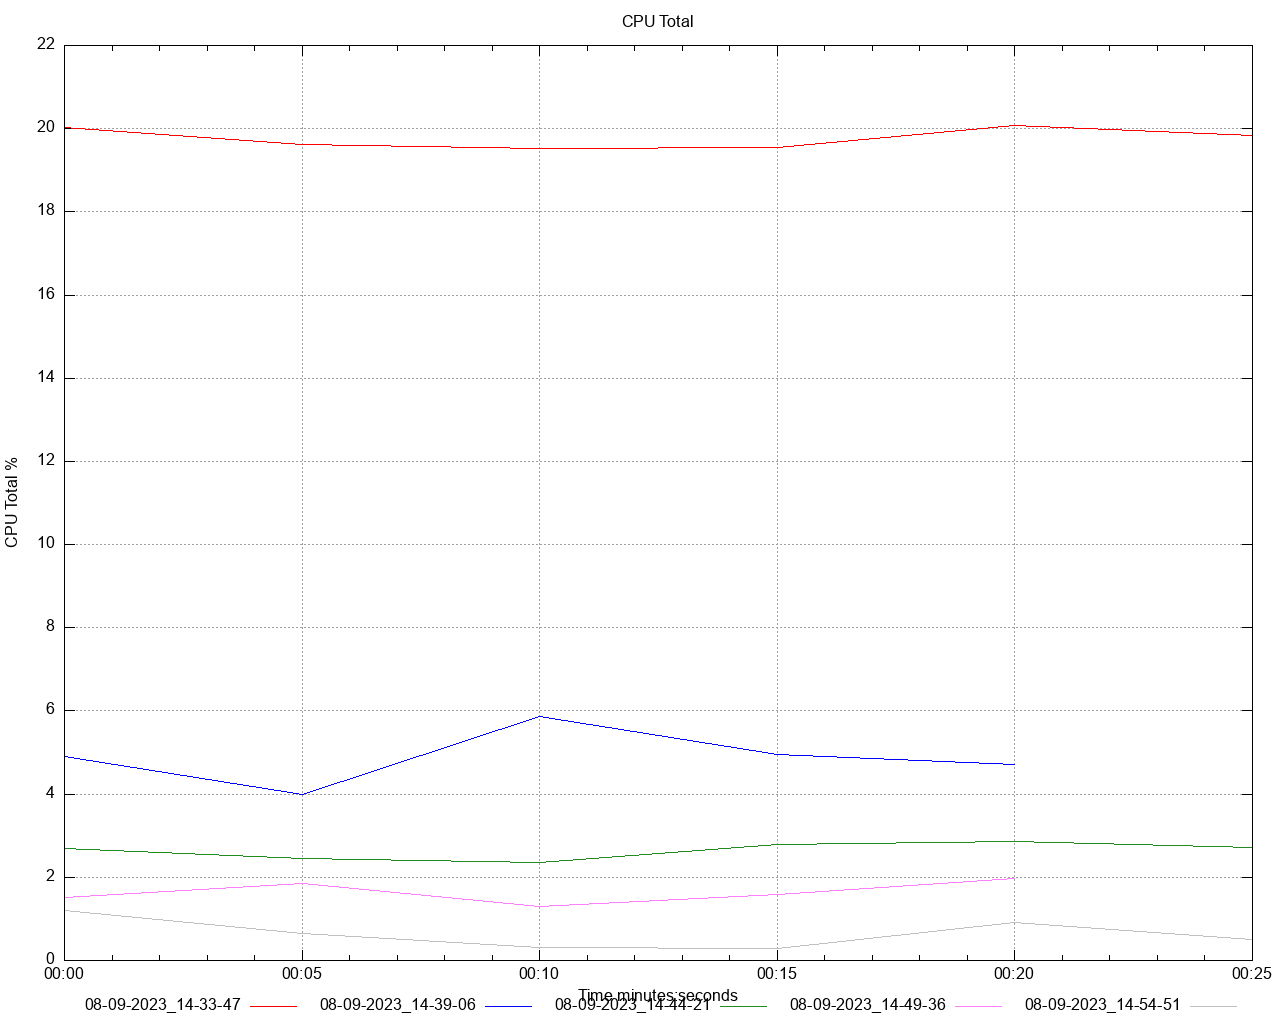

gnuplot code for this plot:
set title 'CPU Total' noenhanced
set style data lines
set datafile separator ","
set terminal png size 1280,1024
set grid
set key below
set xdata time
set timefmt "%s"
offset = 0
t0(x)=(offset=($0==0) ? x : offset, x - offset)
set xlabel 'Time minutes:seconds'
set ylabel 'CPU Total %'
set output '/Users/gbarnett/git/hazelcast-simulator/atomiclong-3node-member/atomicreference/dstat/cpu_total_A4.png'
plot \
   '/Users/gbarnett/git/hazelcast-simulator/atomiclong-3node-member/atomicreference/data/cpu_total_A4_1.data' using (t0(timecolumn(1))):2 title "08-09-2023_14-33-47" noenhanced lt rgb "red", \
   '/Users/gbarnett/git/hazelcast-simulator/atomiclong-3node-member/atomicreference/data/cpu_total_A4_2.data' using (t0(timecolumn(1))):2 title "08-09-2023_14-39-06" noenhanced lt rgb "blue", \
   '/Users/gbarnett/git/hazelcast-simulator/atomiclong-3node-member/atomicreference/data/cpu_total_A4_3.data' using (t0(timecolumn(1))):2 title "08-09-2023_14-44-21" noenhanced lt rgb "forest-green", \
   '/Users/gbarnett/git/hazelcast-simulator/atomiclong-3node-member/atomicreference/data/cpu_total_A4_4.data' using (t0(timecolumn(1))):2 title "08-09-2023_14-49-36" noenhanced lt rgb "orchid", \
   '/Users/gbarnett/git/hazelcast-simulator/atomiclong-3node-member/atomicreference/data/cpu_total_A4_5.data' using (t0(timecolumn(1))):2 title "08-09-2023_14-54-51" noenhanced lt rgb "grey", \
